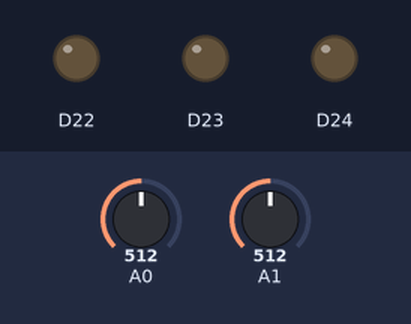
Recording of a sketch running on a simulated Arduino Nano RP2040 Connect. Shown: output pins drawn as LEDs (lit = HIGH). The test bench sets the inputs (shaded band); at power-on: A1 = 512, A0 = 512. What the sketch prints to the serial monitor is not drawn.

Above: at 1.2 s.
1.3 s: A1 set to 411
2.8 s: A1 set to 393
At 3.6 s:
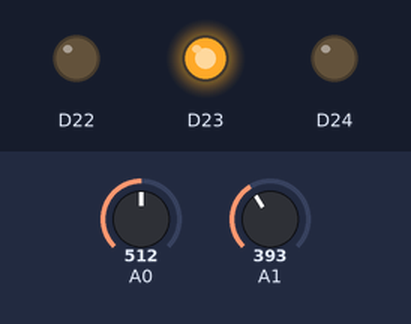
4.3 s: A0 set to 591
5.8 s: A0 set to 611
At 7.0 s:
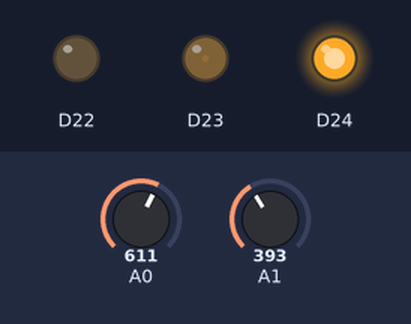
7.3 s: A0 set to 390
At 7.8 s:
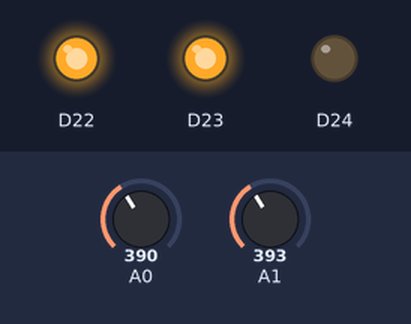
8.8 s: A0 set to 410
At 9.4 s:
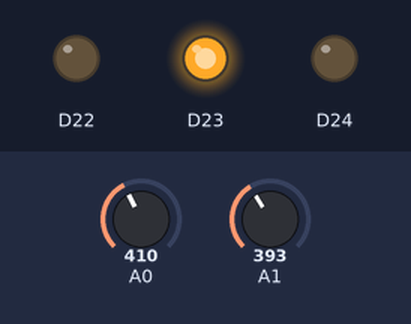
Timing chart, 0 to 11.3 s (numbered marks = the images above; inputs shaded):
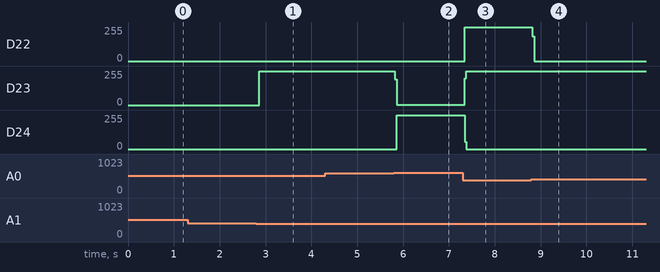

Measured:
- the behaviour switches between 400 and 399 on A1 (found by bisection; images 0 and 1)
- the behaviour switches between 600 and 601 on A0 (found by bisection; images 1 and 2)
- after the input at 2.8 s, D23: 0/255 → 254/255 after 0.06 s
- after the input at 5.8 s, D23: 254/255 → 1/255 at once; D24: 0/255 → 254/255 after 0.06 s
- after the input at 7.3 s, D22: 0/255 → 255/255 at once; D23: 1/255 → 254/255 at once; D24: 254/255 → 0/255 at once
- after the input at 8.8 s, D22: 255/255 → 0/255 at once

The sketch:

A1_3.5.ino
```cpp
#include <Arduino_LSM6DSOX.h>
#include <WiFiNINA.h>

//Defining input analog pins that are gouing to be used to read each axis

const int VRx_pin = 1;
const int VRy_pin = 0;

void setup() {
  // put your setup code here, to run once:

  //Connecting serial port to read the output data in serial plotter or serial monitor
  Serial.begin(9600);

  //RGB LED
  pinMode(LEDR, OUTPUT);
  pinMode(LEDG, OUTPUT);
  pinMode(LEDB, OUTPUT);
}

void loop() {
  // put your main code here, to run repeatedly:

  //defining two variables to read the input
  int position_x;
  int position_y;

  //Reading the X an Y axes input as analog parameters

  position_x = analogRead(VRx_pin);
  position_y = analogRead(VRy_pin);

  //Print the variables X, Y
  Serial.print("X-axis: ");
  Serial.print(analogRead(VRx_pin));
  Serial.print("\n"); //Goes to the next line
  Serial.print("Y-axis: ");
  Serial.print(analogRead(VRy_pin));
  Serial.print("\n\n");

  delay(5); //Delay to improve the data visibility

  //RGB LED - axis
  // OFF
  if (position_x > 400 < 600 && position_y > 400 < 600){
    digitalWrite(LEDR, LOW);
    digitalWrite(LEDG, LOW);
    digitalWrite(LEDB, LOW);
  }

  // RED == HIGH if x > 600
  if (position_x > 600 && position_y > 400){
    digitalWrite(LEDR, HIGH);
    digitalWrite(LEDG, LOW);
    digitalWrite(LEDB, LOW);
  }
  // GREEN == HIGH if x < 400
  if (position_x < 400 && position_y > 400){
    digitalWrite(LEDR, LOW);
    digitalWrite(LEDG, HIGH);
    digitalWrite(LEDB, LOW);
  }
  //BLUE == HIGH if y > 600
  if (position_y > 600){
    digitalWrite(LEDR, LOW);
    digitalWrite(LEDG, LOW);
    digitalWrite(LEDB, HIGH);
  }
  // YELLOW, RED & GREEN == HIGH
  if (position_y < 400){
    digitalWrite(LEDR, HIGH);
    digitalWrite(LEDG, HIGH);
    digitalWrite(LEDB, LOW);
  }

}
```
